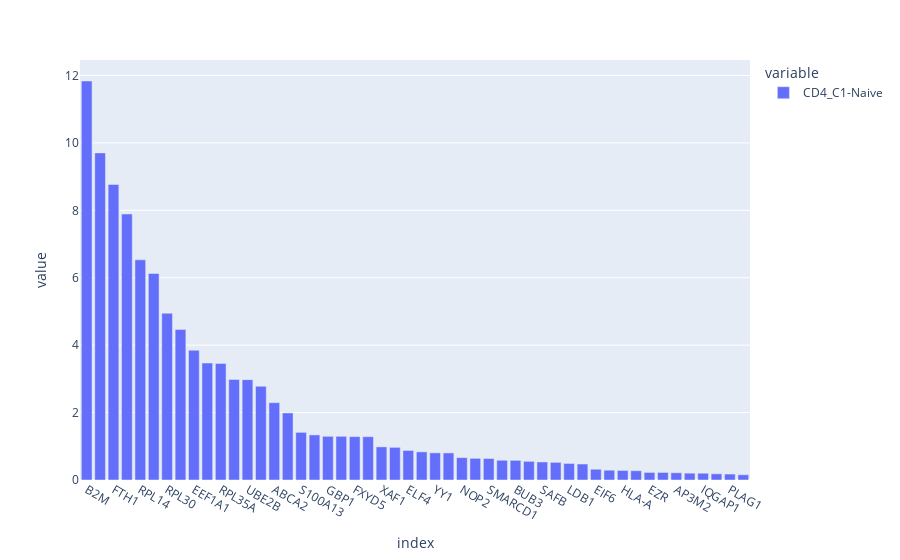
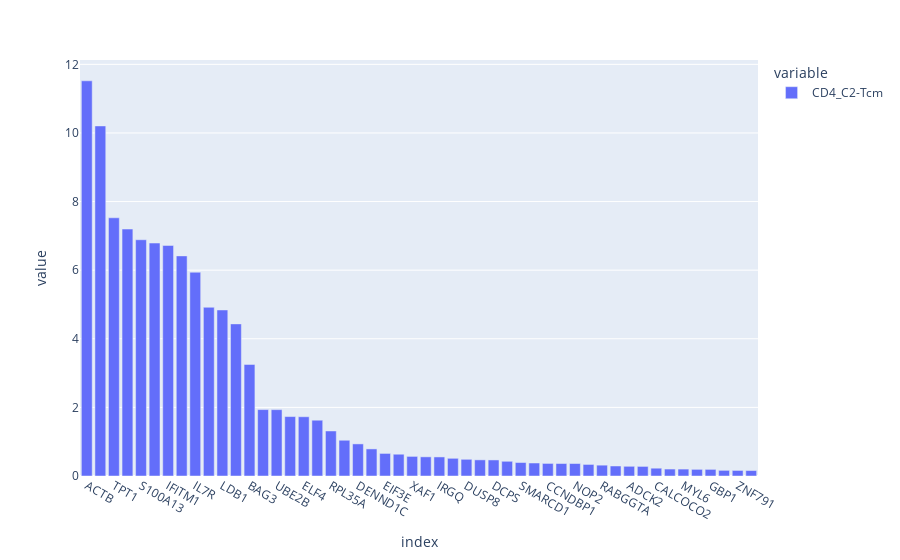
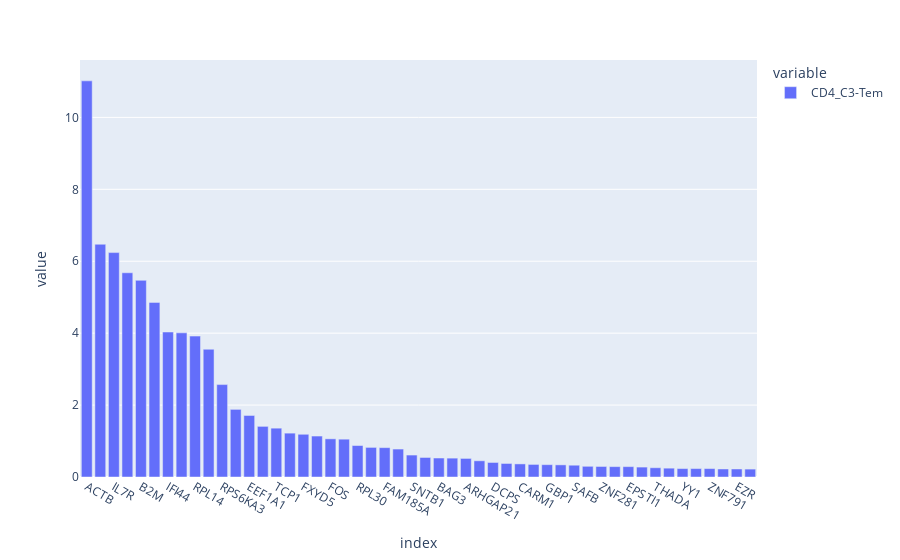
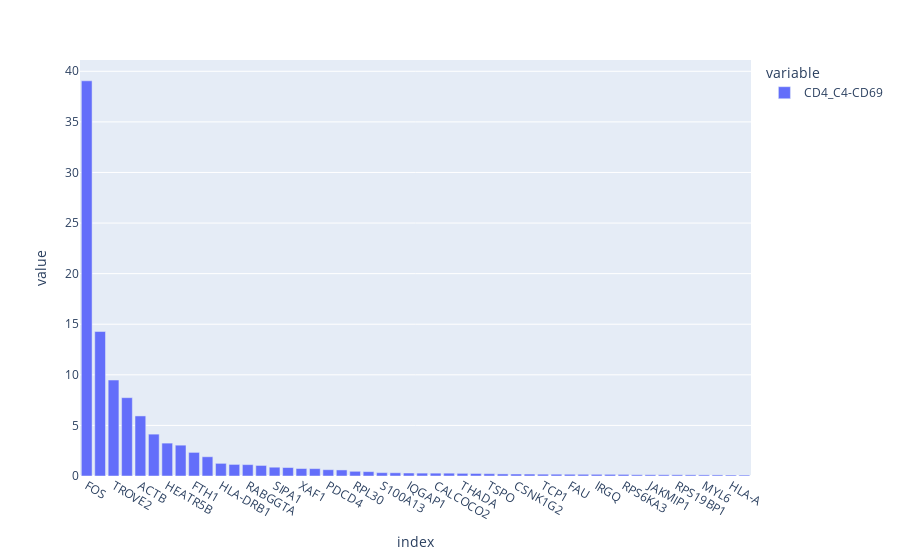

The cell these charts' notebook holds for them, in order:
### Code cell
aggT = agg.T

for idx in aggT.columns:
    mask = aggT[idx]
    mask = mask.sort_values(ascending=False)
    px.bar(
        mask[0:50]
    ).show()

### Figure 1 — Plotly figure (JSON) as saved in the notebook; plotly's stock layout.template omitted (floating-point values rounded to 4 significant figures)
{"data": [{"alignmentgroup": "True", "hovertemplate": "variable=CD4_C1-Naive<br>index=%{x}<br>value=%{y}<extra></extra>", "legendgroup": "CD4_C1-Naive", "marker": {"color": "#636efa", "pattern": {"shape": ""}}, "name": "CD4_C1-Naive", "offsetgroup": "CD4_C1-Naive", "orientation": "v", "showlegend": true, "textposition": "auto", "type": "bar", "x": ["B2M", "ACTB", "FTH1", "HLA-DRB1", "RPL14", "IFITM1", "RPL30", "IL7R", "EEF1A1", "FOS", "RPL35A", "EPSTI1", "UBE2B", "TPT1", "ABCA2", "RAB1B", "S100A13", "DUSP8", "GBP1", "IRGQ", "FXYD5", "TCP1", "XAF1", "FAM107B", "ELF4", "IFI44", "YY1", "NDUFS7", "NOP2", "BAG3", "SMARCD1", "THADA", "BUB3", "ADCK2", "SAFB", "DCPS", "LDB1", "FAM185A", "EIF6", "DHX15", "HLA-A", "KCNA3", "EZR", "MYLIP", "AP3M2", "CARM1", "IQGAP1", "PSMA6", "PLAG1", "TMEM68"], "xaxis": "x", "y": [11.84, 9.704, 8.768, 7.892, 6.532, 6.128, 4.948, 4.468, 3.848, 3.471, 3.458, 2.983, 2.977, 2.781, 2.294, 1.99, 1.413, 1.338, 1.296, 1.296, 1.287, 1.285, 0.9832, 0.9689, 0.8768, 0.8357, 0.8061, 0.8036, 0.6639, 0.6429, 0.6374, 0.586, 0.5839, 0.554, 0.5351, 0.524, 0.4911, 0.474, 0.3197, 0.2911, 0.2835, 0.2755, 0.2246, 0.2242, 0.2152, 0.2024, 0.2013, 0.1844, 0.1769, 0.1554], "yaxis": "y"}], "layout": {"barmode": "relative", "legend": {"title": {"text": "variable"}, "tracegroupgap": 0}, "margin": {"t": 60}, "xaxis": {"anchor": "y", "domain": [0, 1], "title": {"text": "index"}}, "yaxis": {"anchor": "x", "domain": [0, 1], "title": {"text": "value"}}}}

### Figure 2 — Plotly figure (JSON) as saved in the notebook; plotly's stock layout.template omitted (floating-point values rounded to 4 significant figures)
{"data": [{"alignmentgroup": "True", "hovertemplate": "variable=CD4_C2-Tcm<br>index=%{x}<br>value=%{y}<extra></extra>", "legendgroup": "CD4_C2-Tcm", "marker": {"color": "#636efa", "pattern": {"shape": ""}}, "name": "CD4_C2-Tcm", "offsetgroup": "CD4_C2-Tcm", "orientation": "v", "showlegend": true, "textposition": "auto", "type": "bar", "x": ["ACTB", "FTH1", "TPT1", "TCP1", "S100A13", "HLA-DRB1", "IFITM1", "B2M", "IL7R", "FXYD5", "LDB1", "FOS", "BAG3", "RPL14", "UBE2B", "RPL30", "ELF4", "FAM185A", "RPL35A", "AP3M2", "DENND1C", "EEF1A1", "EIF3E", "FAM107B", "XAF1", "IFI44", "IRGQ", "RNF167", "DUSP8", "ARL4A", "DCPS", "TROVE2", "SMARCD1", "EPSTI1", "CCNDBP1", "CARM1", "NOP2", "ABCA2", "RABGGTA", "SUCLG1", "ADCK2", "IQGAP1", "CALCOCO2", "METTL14", "MYL6", "COX5A", "GBP1", "PTBP1", "ZNF791", "THADA"], "xaxis": "x", "y": [11.52, 10.2, 7.527, 7.199, 6.887, 6.791, 6.721, 6.416, 5.94, 4.918, 4.84, 4.434, 3.252, 1.936, 1.934, 1.733, 1.727, 1.626, 1.312, 1.042, 0.9358, 0.7894, 0.6579, 0.635, 0.5713, 0.5586, 0.5557, 0.5158, 0.4868, 0.4706, 0.4679, 0.4288, 0.393, 0.3789, 0.3664, 0.3638, 0.3635, 0.3369, 0.3157, 0.2918, 0.2829, 0.2794, 0.2274, 0.2027, 0.2015, 0.1936, 0.193, 0.1646, 0.162, 0.1585], "yaxis": "y"}], "layout": {"barmode": "relative", "legend": {"title": {"text": "variable"}, "tracegroupgap": 0}, "margin": {"t": 60}, "xaxis": {"anchor": "y", "domain": [0, 1], "title": {"text": "index"}}, "yaxis": {"anchor": "x", "domain": [0, 1], "title": {"text": "value"}}}}

### Figure 3 — Plotly figure (JSON) as saved in the notebook; plotly's stock layout.template omitted (floating-point values rounded to 4 significant figures)
{"data": [{"alignmentgroup": "True", "hovertemplate": "variable=CD4_C3-Tem<br>index=%{x}<br>value=%{y}<extra></extra>", "legendgroup": "CD4_C3-Tem", "marker": {"color": "#636efa", "pattern": {"shape": ""}}, "name": "CD4_C3-Tem", "offsetgroup": "CD4_C3-Tem", "orientation": "v", "showlegend": true, "textposition": "auto", "type": "bar", "x": ["ACTB", "HLA-DRB1", "IL7R", "IFITM1", "B2M", "UBE2B", "IFI44", "FTH1", "RPL14", "TPT1", "RPS6KA3", "RPL35A", "EEF1A1", "ELF4", "TCP1", "JAKMIP1", "FXYD5", "S100A13", "FOS", "NOP2", "RPL30", "IQGAP1", "FAM185A", "PDE4DIP", "SNTB1", "LDB1", "BAG3", "XAF1", "ARHGAP21", "RAB1B", "DCPS", "SMARCD1", "CARM1", "ADCK2", "GBP1", "BUB3", "SAFB", "ZNF800", "ZNF281", "CD59", "EPSTI1", "HLA-A", "THADA", "CCR6", "YY1", "FAM107B", "ZNF791", "CCNDBP1", "EZR", "NDUFS7"], "xaxis": "x", "y": [11.02, 6.472, 6.241, 5.679, 5.469, 4.856, 4.032, 4.009, 3.919, 3.553, 2.57, 1.881, 1.711, 1.408, 1.358, 1.22, 1.188, 1.139, 1.061, 1.052, 0.875, 0.823, 0.8165, 0.7773, 0.6102, 0.5435, 0.5277, 0.5247, 0.5167, 0.4507, 0.404, 0.3765, 0.3643, 0.3498, 0.3429, 0.3374, 0.3279, 0.2976, 0.2931, 0.2886, 0.2885, 0.2758, 0.2575, 0.2457, 0.2344, 0.2341, 0.234, 0.2233, 0.2233, 0.2196], "yaxis": "y"}], "layout": {"barmode": "relative", "legend": {"title": {"text": "variable"}, "tracegroupgap": 0}, "margin": {"t": 60}, "xaxis": {"anchor": "y", "domain": [0, 1], "title": {"text": "index"}}, "yaxis": {"anchor": "x", "domain": [0, 1], "title": {"text": "value"}}}}

### Figure 4 — Plotly figure (JSON) as saved in the notebook; plotly's stock layout.template omitted (floating-point values rounded to 4 significant figures)
{"data": [{"alignmentgroup": "True", "hovertemplate": "variable=CD4_C4-CD69<br>index=%{x}<br>value=%{y}<extra></extra>", "legendgroup": "CD4_C4-CD69", "marker": {"color": "#636efa", "pattern": {"shape": ""}}, "name": "CD4_C4-CD69", "offsetgroup": "CD4_C4-CD69", "orientation": "v", "showlegend": true, "textposition": "auto", "type": "bar", "x": ["FOS", "RNF167", "TROVE2", "ADCK2", "ACTB", "IFITM1", "HEATR5B", "IFI44", "FTH1", "BUB3", "HLA-DRB1", "TPT1", "RABGGTA", "EGR1", "SIPA1", "FXYD5", "XAF1", "NDUFS7", "PDCD4", "IL7R", "RPL30", "B2M", "S100A13", "LDB1", "IQGAP1", "IFI27", "CALCOCO2", "UBE2B", "THADA", "EEF1A1", "TSPO", "SUCLG1", "CSNK1G2", "EPSTI1", "TCP1", "RPL14", "FAU", "PTPMT1", "IRGQ", "FAM185A", "RPS6KA3", "TMEM183A", "JAKMIP1", "STAT1", "RPS19BP1", "BAG3", "MYL6", "TMEM199", "HLA-A", "ACTR5"], "xaxis": "x", "y": [39.06, 14.28, 9.483, 7.742, 5.937, 4.137, 3.25, 3.047, 2.332, 1.902, 1.25, 1.146, 1.126, 1.043, 0.8688, 0.8376, 0.7383, 0.7288, 0.6228, 0.5987, 0.465, 0.4326, 0.3306, 0.3179, 0.297, 0.2854, 0.2813, 0.2796, 0.2615, 0.2487, 0.2286, 0.2064, 0.1953, 0.193, 0.1822, 0.1786, 0.1729, 0.1708, 0.1667, 0.1639, 0.159, 0.1267, 0.1252, 0.1237, 0.1213, 0.1158, 0.1106, 0.109, 0.09888, 0.09295], "yaxis": "y"}], "layout": {"barmode": "relative", "legend": {"title": {"text": "variable"}, "tracegroupgap": 0}, "margin": {"t": 60}, "xaxis": {"anchor": "y", "domain": [0, 1], "title": {"text": "index"}}, "yaxis": {"anchor": "x", "domain": [0, 1], "title": {"text": "value"}}}}
